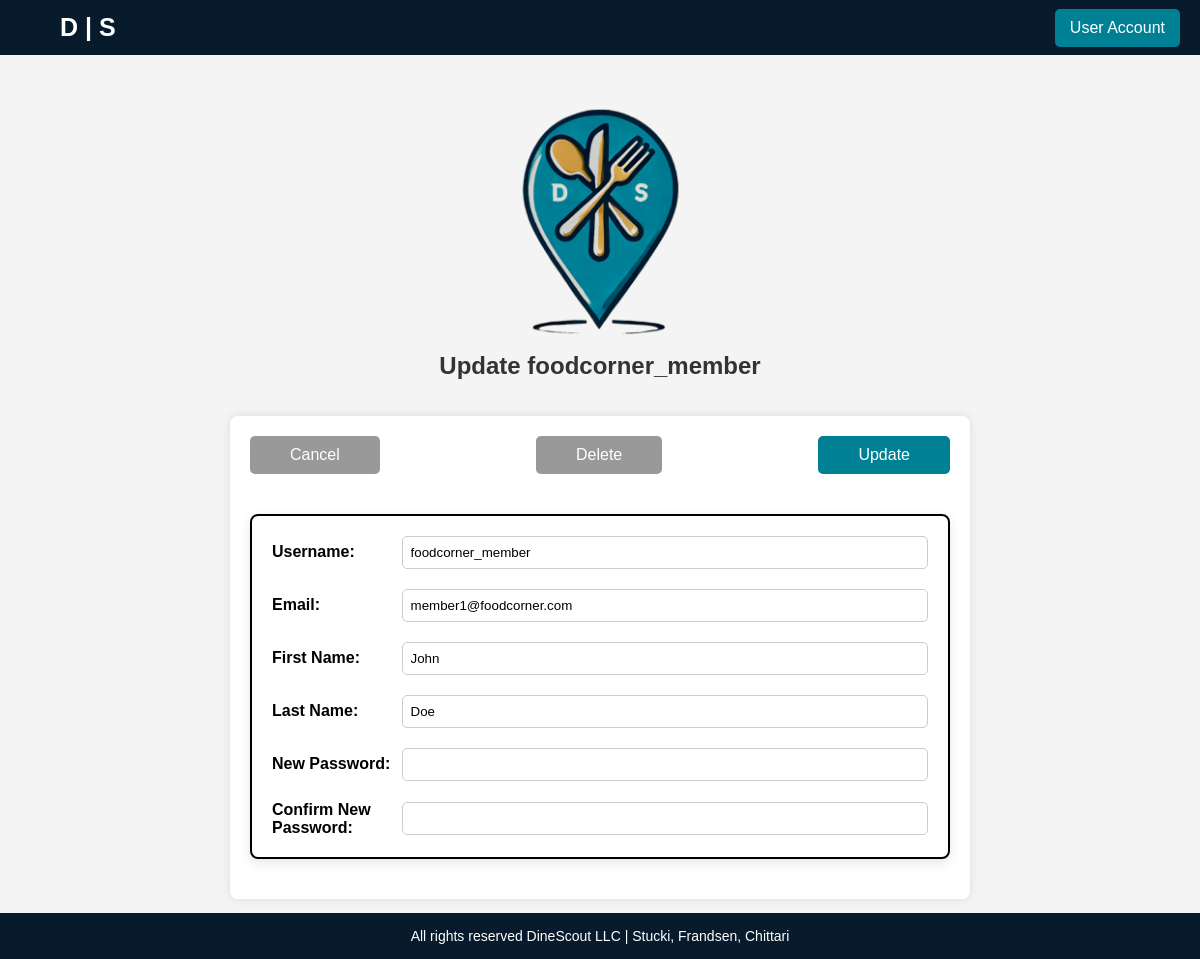
Page /Pages/update-member.php?membership_id=1 on the committed database.
### tables this page shows
CREATE TABLE IF NOT EXISTS `membership` (
  `membership_id` int NOT NULL AUTO_INCREMENT,
  `username` varchar(50) NOT NULL,
  `email` varchar(100) DEFAULT NULL,
  `password` varchar(100) DEFAULT NULL,
  `first_name` varchar(50) DEFAULT NULL,
  `last_name` varchar(50) DEFAULT NULL,
  PRIMARY KEY (`membership_id`)
);

### Pages/update-member.php (the view, shortened to what this page needs)
<?php
require_once 'login_db.php';
$conn = new mysqli($hn, $un, $pw, $db);
$member_id = $_GET['membership_id'];
$query = "SELECT * FROM membership WHERE membership_id = '$member_id'";
$result = $conn->query($query);
$member = $result->fetch_array(MYSQLI_ASSOC);
$username = htmlspecialchars($member['username']);
echo <<<_END
<head>
	<title>DineScout | Update $username</title>
</head>
_END;
?>
<!DOCTYPE html>
<html lang="en">
<head>
    <link rel="stylesheet" href="../CSS/update-member.css">
</head>
<body>
	<header class="top-bar">
        <div class="left-text">
            <a href="home.php">D | S</a>
        </div>
        <div class="right-button">
            <a href="user-account.php" class="no-underline">User Account</a>
        </div>
    </header>
	<div class="center-logo">
        <img src="../Images/ds_logo_simple_transparent.png" alt="DineScout Logo">
		<h1>Update <?php echo $username; ?></h1>
    </div>
	<form action="update-member.php?membership_id=<?php echo $member_id; ?>" method=POST class="update-member-container">
		<div class="top-buttons">
			<a href="view-member.php?membership_id=<?php echo $member_id; ?>" class="cancel-button">Cancel</a>
			<button type=button class="delete-member-button" onclick="openDeletePopup()">Delete</button>
			<button type=submit class="update-member-button">Update</button>
		</div>
		<div class="update-member">
			<div class="member-input-group">
				<label for="username">Username:</label>
				<input type="text" name="username" value="<?php echo $username; ?>" required></input>
			</div>
			<div class="member-input-group">
				<label for="email">Email:</label>
				<input type="text" name="email" value="<?php echo htmlspecialchars($member['email']); ?>" required></input>
			</div>
			<div class="member-input-group">
				<label for="firstName">First Name:</label>
				<input type="text" name="firstName" value="<?php echo htmlspecialchars($member['first_name']); ?>" required></input>
			</div>
			<div class="member-input-group">
				<label for="lastName">Last Name:</label>
				<input type="text" name="lastName" value="<?php echo htmlspecialchars($member['last_name']); ?>" required></input>
			</div>
			<div class="member-input-group">
				<label for="newPW">New Password:</label>
				<input type="password" name="newPW" required></input>
			</div>
			<div class="member-input-group">
				<label for="confNewPW">Confirm New Password:</label>
				<input type="password" name="confNewPW" required></input>
			</div>
		</div>
	</form>
	<footer class="footer">
        <p>All rights reserved DineScout LLC | Stucki, Frandsen, Chittari</p>
    </footer>
</body>
</html>

### CSS/update-member.css (style rules this page uses)
body { display: flex; flex-direction: column; align-items: center; margin: 0; font-family: Arial, sans-serif; background-color: #f4f4f4; min-height: 100vh; }
.top-bar { width: 100%; background-color: #071b2c; color: white; padding: 10px 20px; display: flex; justify-content: space-between; align-items: center; position: fixed; top: 0; height: 55px; box-sizing: border-box; }
.left-text a, .no-underline { text-decoration: none; color: white; }
.left-text a { font-size: 25px; font-weight: bold; margin-left: 40px; }
.no-underline { font-size: 16px; }
.right-button a { background-color: #008095; padding: 10px 15px; border-radius: 5px; display: inline-block; }
.center-logo { display: flex; flex-direction: column; align-items: center; margin: 100px 0 20px; }
.center-logo img { width: 175px; }
.center-logo h1 { margin-top: 10px; font-size: 24px; color: #333; }
.update-member-container { display: flex; flex-direction: column; align-items: center; width: 100%; max-width: 700px; padding: 20px; background-color: white; border-radius: 8px; box-shadow: 0 0 10px rgba(0, 0, 0, 0.1); margin-bottom: 60px; }
.top-buttons { display: flex; justify-content: space-between; margin-bottom: 20px; width: 100%; max-width: 700px; }
.cancel-button, .delete-member-button, .update-member-button { background-color: #008095; color: white; border: none; padding: 10px 40px; font-size: 16px; cursor: pointer; border-radius: 5px; text-decoration: none; width: auto; }
.cancel-button, .delete-member-button { background-color: #999999; }
.update-member { width: 100%; padding: 20px; background-color: white; border-radius: 8px; box-sizing: border-box; box-shadow: 0 4px 12px rgba(0, 0, 0, 0.1); margin: 20px auto; display: flex; flex-direction: column; gap: 20px; align-items: center; border: 2px solid black; cursor: default; }
.member-input-group { width: 100%; display: flex; align-items: center; justify-content: flex-start; gap: 10px; }
.member-input-group label { font-weight: bold; width: 150px; text-align: left; }
.member-input-group input[type="text"], .member-input-group input[type="password"] { width: 100%; padding: 8px; border: 1px solid #ccc; border-radius: 5px; text-align: left; }
.footer { width: 100%; background-color: #071b2c; text-align: center; padding: 15px 0; position: fixed; bottom: 0; }
.footer p { margin: 0; color: white; font-size: 14px; }

### rows in the picture
membership: username "foodcorner_member", email "member1@foodcorner.com", firstName "John", lastName "Doe"
